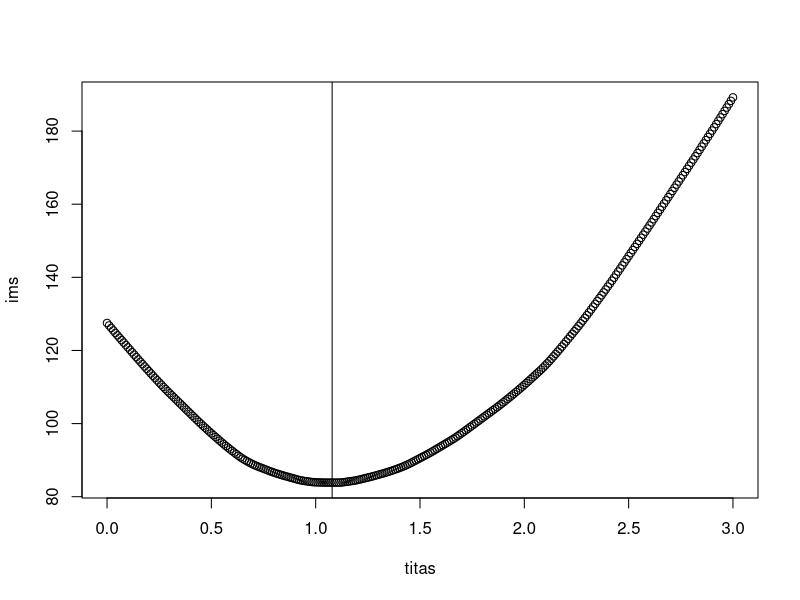
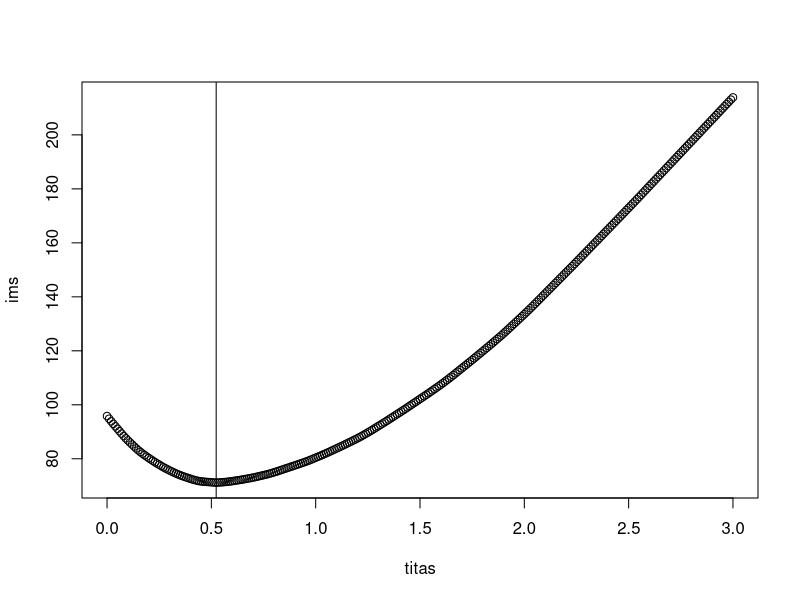

The R script that drew these images, in order:
# Mínimas desviaciones absolutas
# argminθ∑i=1,n, ∣xi−θ∣.
x <- rnorm(100, 1, 1)
S<-function(tita){
  sum(abs(x-tita))
}
titas <- seq(0, 3, 0.01)
ims <- sapply(titas, S)
plot(titas, ims)
abline(v=median(x))


x <- rexp(100, 1)
S<-function(tita){
  sum(abs(x-tita))
}
titas <- seq(0, 3, 0.01)
ims <- sapply(titas, S)
plot(titas, ims)
abline(v=median(x))
